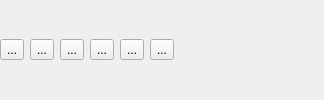
        <widget class="QFrame" name="align_frame">
         <property name="sizePolicy">
          <sizepolicy hsizetype="Preferred" vsizetype="Maximum">
           <horstretch>0</horstretch>
           <verstretch>0</verstretch>
          </sizepolicy>
         </property>
         <property name="frameShape">
          <enum>QFrame::NoFrame</enum>
         </property>
         <property name="frameShadow">
          <enum>QFrame::Plain</enum>
         </property>
         <layout class="QHBoxLayout" name="horizontalLayout_2">
          <property name="leftMargin">
           <number>0</number>
          </property>
          <property name="topMargin">
           <number>0</number>
          </property>
          <property name="rightMargin">
           <number>0</number>
          </property>
          <property name="bottomMargin">
           <number>0</number>
          </property>
          <item>
           <widget class="QToolButton" name="itemleft">
            <property name="toolTip">
             <string>Align item to left.</string>
            </property>
            <property name="text">
             <string>...</string>
            </property>
            <property name="icon">
             <iconset theme="kdenlive-align-left">
              <normaloff>.</normaloff>.</iconset>
            </property>
           </widget>
          </item>
          <item>
           <widget class="QToolButton" name="itemhcenter">
            <property name="toolTip">
             <string>Align item horizontally.</string>
            </property>
            <property name="text">
             <string>...</string>
            </property>
            <property name="icon">
             <iconset theme="kdenlive-align-hor">
              <normaloff>.</normaloff>.</iconset>
            </property>
           </widget>
          </item>
          <item>
           <widget class="QToolButton" name="itemright">
            <property name="toolTip">
             <string>Align item to right.</string>
            </property>
            <property name="text">
             <string>...</string>
            </property>
            <property name="icon">
             <iconset theme="kdenlive-align-right">
              <normaloff>.</normaloff>.</iconset>
            </property>
           </widget>
          </item>
          <item>
           <widget class="QToolButton" name="itemtop">
            <property name="toolTip">
             <string>Align item to top.</string>
            </property>
            <property name="text">
             <string>...</string>
            </property>
            <property name="icon">
             <iconset theme="kdenlive-align-top">
              <normaloff>.</normaloff>.</iconset>
            </property>
           </widget>
          </item>
          <item>
           <widget class="QToolButton" name="itemvcenter">
            <property name="toolTip">
             <string>Align item vertically.</string>
            </property>
            <property name="text">
             <string>...</string>
            </property>
            <property name="icon">
             <iconset theme="kdenlive-align-vert">
              <normaloff>.</normaloff>.</iconset>
            </property>
           </widget>
          </item>
          <item>
           <widget class="QToolButton" name="itembottom">
            <property name="toolTip">
             <string>Align item to bottom.</string>
            </property>
            <property name="text">
             <string>...</string>
            </property>
            <property name="icon">
             <iconset theme="kdenlive-align-bottom">
              <normaloff>.</normaloff>.</iconset>
            </property>
           </widget>
          </item>
          <item>
           <spacer name="horizontalSpacer">
            <property name="orientation">
             <enum>Qt::Horizontal</enum>
            </property>
            <property name="sizeType">
             <enum>QSizePolicy::Minimum</enum>
            </property>
            <property name="sizeHint" stdset="0">
             <size>
              <width>150</width>
              <height>20</height>
             </size>
            </property>
           </spacer>
          </item>
         </layout>
        </widget>
